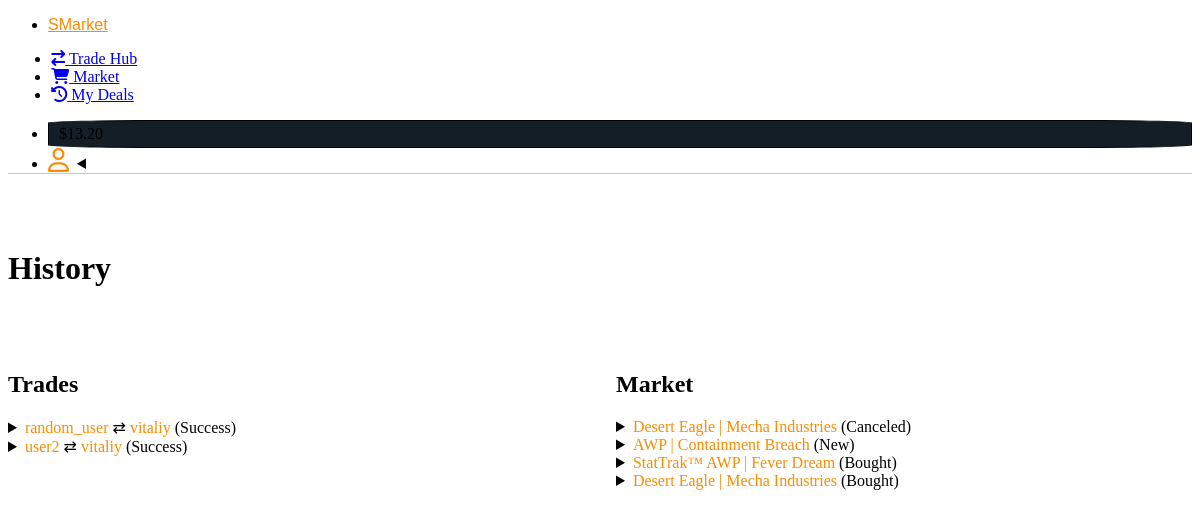
The app's page /history/ (signed in) with its own data.
### users/models.py (models this page shows, shortened)
class Profile(models.Model):
    user = models.OneToOneField(User, on_delete=models.CASCADE, null=True, blank=True)
    id = models.UUIDField(default=uuid.uuid4, unique=True, primary_key=True, editable=False)
    image = models.ImageField(null=True, blank=True, upload_to='profiles/', default='profiles/user-default.png')
    username = models.CharField(max_length=200, blank=True, null=True)
    email = models.EmailField(max_length=500, blank=True, null=True)
    registation_date = models.DateTimeField(auto_now_add=True)
    steam_id = models.PositiveBigIntegerField(null=True, blank=True)
    trade_url = models.CharField(max_length=500, null=True, blank=True)
    balance = models.DecimalField(max_digits=9, decimal_places=2, blank=True, null=True, default=0)
    discount = models.FloatField(default=0)
    total_trade_amount = models.FloatField(default=0.0)

### trade_hub/models.py (models this page shows, shortened)
class Trade(models.Model):
    NEW = 'N'
    REVIEWING = 'RW'
    DECLINED = 'DC'
    CANCELED = 'CD'
    SUCCESS = 'SC'
    STATUSES = [
        (NEW, 'New'),
        (REVIEWING, 'In Review'),
        (DECLINED, 'Declined'),
        (CANCELED, 'Canceled'),
        (SUCCESS, 'Success'),
    ]
    id = models.UUIDField(default=uuid.uuid4, unique=True, primary_key=True, editable=False)
    creator = models.ForeignKey(Profile, on_delete=models.CASCADE, null=True, related_name="creator")
    second_party = models.ForeignKey(Profile, on_delete=models.CASCADE, null=True, blank=True, related_name="second_party")
    guarantor = models.ForeignKey(Profile, on_delete=models.CASCADE, null=True, blank=True, related_name="guarantor")
    status = models.CharField(max_length=2, choices=STATUSES, default=NEW)
    created = models.DateTimeField(auto_now_add=True)
    class Meta:
        ordering = ["-created"]

class UserItem(models.Model):
    id = models.UUIDField(default=uuid.uuid4, unique=True, primary_key=True, editable=False)
    float = models.DecimalField(max_digits=18, decimal_places=17, blank=True, null=True)
    item = models.ForeignKey(Item, on_delete=models.CASCADE)
    user = models.ForeignKey(Profile, on_delete=models.CASCADE, null=True, blank=True)

class Item(models.Model):
    id = models.UUIDField(default=uuid.uuid4, unique=True, primary_key=True, editable=False)
    name = models.CharField(max_length=500)
    description = models.TextField(null=True, blank=True)
    stattrak = models.BooleanField(default=False)
    image = models.ImageField(blank=True, upload_to='items/', default='items/empty_trade_slot.png')
    game = models.ForeignKey("trade_hub.Game", on_delete=models.CASCADE)
    quality = models.ForeignKey("trade_hub.ItemQuality", on_delete=models.SET_NULL, null=True)
    exterior = models.ForeignKey("trade_hub.ItemExterior", on_delete=models.SET_NULL, null=True)
    class Meta:
        ordering = ["name"]
        unique_together = [['name', 'stattrak', 'quality', 'exterior']]

### market/models.py (models this page shows, shortened)
class MarketItem(models.Model):
    NEW = 'N'
    SOLD = 'SD'
    CANCELED = 'CD'
    STATUSES = [
        (NEW, 'New'),
        (SOLD, 'Sold'),
        (CANCELED, 'Canceled'),
    ]
    id = models.UUIDField(default=uuid.uuid4, unique=True, primary_key=True, editable=False)
    user_item = models.ForeignKey(UserItem, on_delete=models.CASCADE, null=True, blank=True)
    seller = models.ForeignKey(Profile, on_delete=models.CASCADE, null=True, related_name="seller")
    buyer = models.ForeignKey(Profile, on_delete=models.CASCADE, null=True, related_name="buyer")
    price = models.DecimalField(max_digits=9, decimal_places=2, blank=True, null=True)
    created = models.DateTimeField(auto_now_add=True)
    status = models.CharField(max_length=2, choices=STATUSES, default=NEW)

### users/views.py (the view)
# urls.py: path('history/', views.history, name="history"),
@login_required(login_url='login')
def history(request):
    profile = request.user.profile
    trades = Trade.objects.filter(Q(creator=profile) | Q(second_party=profile) | Q(guarantor=profile))
    market_items = MarketItem.objects.filter(Q(buyer=profile) | Q(seller=profile)).order_by('-created')
    context = {
        'trades': trades,
        'market_items': market_items,
    }
    return render(request, 'users/history.html', context=context)

### users/templates/users/history.html (shortened to what this page needs)
{% extends 'main.html' %}
{% load static %}
{% block content %}
<main class="container-fluid history-main">
	<h1 class="main-title">History</h1>
	<div class="history-blocks">
		<div>
			<article class="trades-history">
				<h2>Trades</h2>
				{% for trade in trades %}
				<details>
					<summary>
						<div class="trade-summary-div">
							<div>
								<span class="green-text"
									>{{trade.creator.username}}</span
								>
								{% if trade.second_party %} &#8644;
								<span class="green-text"
									>{{trade.second_party.username}}</span
								>
								{% endif %} ({{trade.get_status_display}})
							</div>
						</div>
					</summary>
				</details>
				{% endfor %}
			</article>
		</div>
		<div>
			<article class="market-history">
				<h2>Market</h2>
				{% for market_item in market_items %}
				<details>
					<summary>
						<div class="trade-summary-div">
							<div>
								<span class="green-text">
                  {% if market_item.user_item.item.stattrak %} StatTrak™ {% endif %}
                  {{market_item.user_item.item.name }}
                  </span>
								{% if market_item.buyer == request.user.profile %} (Bought) {% else %}
								({{market_item.get_status_display}}) {% endif %}
							</div>
						</div>
					</summary>
				</details>
				{% endfor %}
			</article>
		</div>
	</div>
</main>
{% endblock content %}

### templates/navbar.html (shortened to what this page needs)
<nav class="container-fluid">
	<ul>
		<li>
			<a href="{% url 'trade-hub' %}" class="contrast logo">SMarket</a>
		</li>
	</ul>
	<ul>
		<li class="nav-tabs">
			<a href="{% url 'trade-hub' %}"
				><i class="fa-solid fa-arrow-right-arrow-left"></i> Trade Hub</a
			>
		</li>
		<li class="nav-tabs">
			<a href="{% url 'market' %}">
        <i class="fa-solid fa-cart-shopping"></i> Market
      </a>
		</li>
    <li class="nav-tabs">
			<a href="{% url 'history' %}">
        <i class="fa-solid fa-clock-rotate-left"></i> My Deals
      </a>
		</li>
	</ul>
	<ul>
		{% if request.user.is_authenticated %}
		<li>
			<div class="balance">${{ request.user.profile.balance }}</div>
		</li>
		<li>
			<details role="list" dir="rtl">
				<summary aria-haspopup="listbox" role="link" class="secondary user-settings">
					<i class="fa-regular fa-user user-icon"></i>
				</summary>
			</details>
		</li>
		{% else %}
		<li>
			<a href="{% url 'login' %}" data-theme-switcher="auto">Login</a>
		</li>
		{% endif %}
	</ul>
</nav>

### static/css/styles.css (style rules this page uses)
:root { --primary: #fb8c00; }
[data-theme="light"], :root:not([data-theme="dark"]) { --primary: #fb8c00; --primary-hover: #f57c00; --primary-focus: rgba(251, 140, 0, 0.125); --primary-inverse: #fff; }
:root { --form-element-active-border-color: var(--primary); --form-element-focus-color: var(--primary-focus); --switch-color: var(--primary-inverse); --switch-checked-background-color: var(--primary); }
.logo { font-family: "Stereotones", sans-serif; color: var(--primary); }
.nav-tabs { margin-left: 0.2rem; margin-right: 0.2rem; }
nav { box-shadow: 0 1px 0 rgba(145, 145, 145, 0.521); }
.nav-tabs { transition: transform 0.3s ease-in-out; }
.user-icon { font-size: 1.5rem; display: block; margin: 0 auto; color: var(--primary); }
summary.user-settings::after { block-size: auto; }
.green-text { color: var(--primary); }
.trade-summary-div { display: inline-block; }
.balance { background-color: #141e26; border: 1px solid; border-radius: 10%; padding: 4px; padding-right: 10px; padding-left: 10px; }
.history-blocks { display: grid; grid-template-columns: repeat(2, 1fr); grid-template-rows: 1fr; grid-column-gap: 0px; grid-row-gap: 0px; }
.history-main article { margin-top: 1rem; padding-top: 2rem; }
.main-title { margin-bottom: 1rem !important; }
.trades-history { margin-right: 1rem; }
.market-history { margin-left: 1rem; }
main.container-fluid.history-main { padding-top: 5vh; }

### records on screen
Trade: creator.username "random_user", second_party.username "vitaliy", status "Success"
Trade: creator.username "user2", second_party.username "vitaliy", status "Success"
MarketItem: user_item.item.name "Desert Eagle | Mecha Industries", status "Canceled"
MarketItem: user_item.item.name "AWP | Containment Breach", status "New"
MarketItem: shows "StatTrak™", user_item.item.name "AWP | Fever Dream", shows "(Bought)"
MarketItem: user_item.item.name "Desert Eagle | Mecha Industries", shows "(Bought)"

### other values on screen
{{ request.user.profile.balance }} "13.20"
